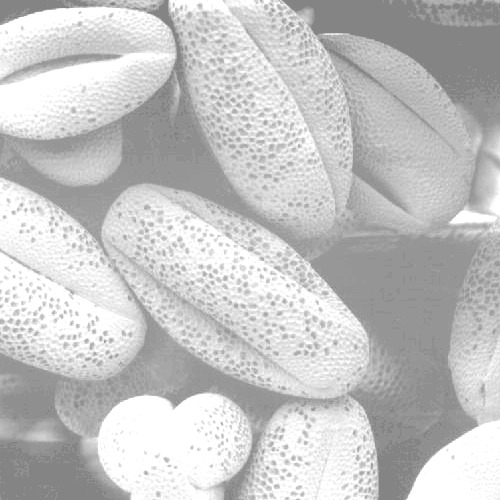
#> input picture Histogram/Images/seedsBright.tif, 500 x 500 px
$ jupyter execute HistogramEqualization.ipynb
#> lines starting #> are read from the running program, lines starting #| are printed output that depends on the picture
[cell 1]
import cv2
import matplotlib.pyplot as plt
import numpy as np

[cell 2]
#load the original image
original_image = cv2.imread('Images/seedsBright.tif', 0)
#> original_image is the input picture: shape (500, 500); min 132, max 255, mean 196.4
print(f"shpae of the image {original_image.shape}")
#| shpae of the image (500, 500)
plt.imshow(original_image, cmap='gray')
plt.title('orignial image')
plt.show()

[cell 3]
# Compute the histogram
histogram, bins = np.histogram(original_image.flatten(), bins=256, range=[0, 256])
#> histogram = 256 values, max 28659 at index 255, min 0 at index 0, mean 976.6; bins = 257 values from 0 to 256

# Create bar plot
plt.figure(figsize=(12, 5))
plt.bar(range(256), histogram, width=1.0, color='blue', alpha=0.7)

# Labels and Title
plt.xlabel("Pixel Intensity (0-255)")
plt.ylabel("Frequency")
plt.title("Bar Plot of Image Histogram")
plt.grid(axis="y", linestyle="--", alpha=0.5)

plt.show()
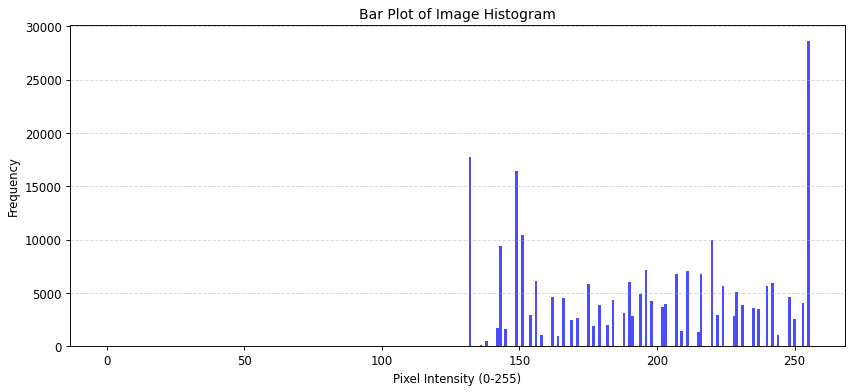
#> figure drawn by matplotlib, 1 panel; tallest bar 28659 high, from x = 254.5 to 255.5

[cell 4]
#calculating the histogram
def imhist(image):
    hist = np.zeros(256)
    for i in range(256):
        hist[i] = sum(sum(image==i))
    return hist

[cell 5]
#ploting histogram
x = np.arange(256)
original_image_hist = imhist(original_image)
#> after the loop in imhist, `for i in range(256):`: hist has the same summary as histogram outside imhist
#> original_image_hist has the same summary as histogram

plt.figure(figsize=(12,6))
plt.bar(x, original_image_hist, width=1.0, color='blue', alpha=0.7)

plt.xlabel("Pixel Intensity (0-255)")
plt.ylabel("Frequency")
plt.title("Bar Plot of Image Histogram")
plt.grid(axis="y", linestyle="--", alpha=0.5)  # Add grid for better visualization
plt.show()
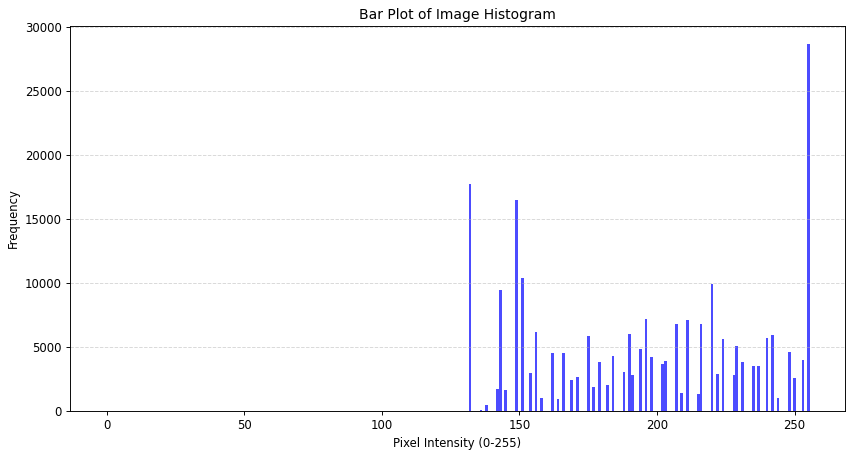
#> figure drawn by matplotlib, 1 panel; tallest bar 28659 high, from x = 254.5 to 255.5

[cell 6]
def compute_histogram(image):
    hist = [0]*256
    for row in image:
        for pixel in row:
            hist[pixel]+=1
    return hist

[cell 7]
def compute_pdf(histogram, total_pixels):
    pdf = [val/total_pixels for val in histogram]
    return pdf

[cell 8]
def compute_cdf(pdf):
    cdf = [0]*256
    cdf[0] = pdf[0]
    for i in range(1,256):
        cdf[i] = cdf[i-1] + pdf[i]
    return cdf

[cell 9]
def normalize_cdf(cdf):
    cdf_min = min([val for val in cdf if val>0])
    equalized_cdf = [((val-cdf_min)/(1-cdf_min))*255 for val in cdf]  # Normalize to 0-255
    return [int(round(val)) for val in equalized_cdf]

[cell 10]
def apply_histogram_equalization(image, equalized_cdf):
    equalized_image = np.zeros_like(image)
    for i in range(image.shape[0]):
        for j in range(image.shape[1]):
            equalized_image[i,j] = equalized_cdf[image[i,j]]
    return equalized_image

[cell 11]
histogram = compute_histogram(original_image)
#> after the loop in compute_histogram, `for row in image:`: hist has the same summary as histogram outside compute_histogram
pdf = compute_pdf(histogram, original_image.size)
#> in compute_pdf, `pdf = [val/total_pixels for val in histogram]`: pdf = 256 values, max 0.115 at index 255, min 0 at index 0, mean 0.00391
cdf = compute_cdf(pdf)
#> after the loop in compute_cdf, `for i in range(1,256):`: cdf = 256 values from 0 to 1
#> cdf = 256 values from 0 to 1
equalized_cdf = normalize_cdf(cdf)
#> in normalize_cdf, `cdf_min = min([val for val in cdf if val>0])`: cdf_min = 0.0709
#> in normalize_cdf, `equalized_cdf = [((val-cdf_min)/(1-cdf_min))*255 for val in cdf]`: equalized_cdf = 256 values from -19.45 to 255
#> equalized_cdf = 256 values from -19 to 255
equalized_image = apply_histogram_equalization(original_image, equalized_cdf)
#> after the loop in apply_histogram_equalization, `for i in range(image.shape[0]):`:
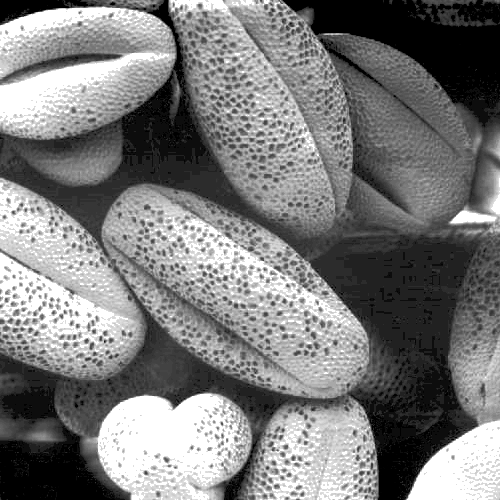
#> equalized_image: shape (500, 500); min 0, max 255, mean 123.2

[cell 12]
#display orignal an equalized image
plt.figure(figsize=(12,6))
plt.subplot(1,2,1)
plt.imshow(original_image, cmap='gray')
plt.title('Original Image')

plt.subplot(1,2,2)
plt.imshow(equalized_image, cmap='gray')
plt.title('Equalized Image')

plt.show()
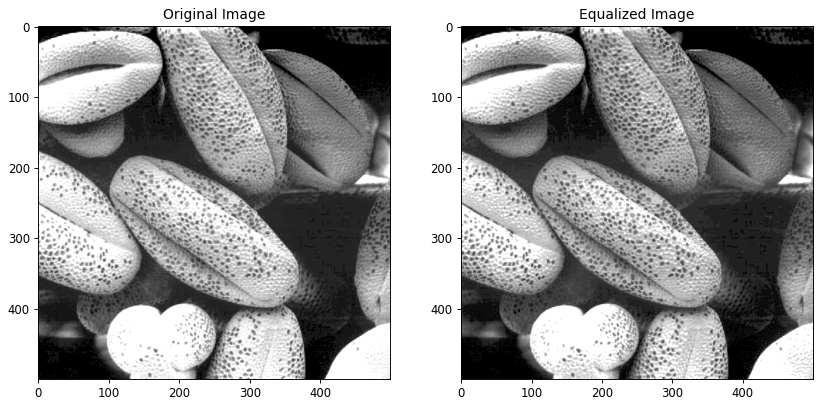
#> figure drawn by matplotlib, 2 panels

[cell 13]
plt.plot(cdf)
plt.title('transform function(cdf) without normalization')
plt.show()
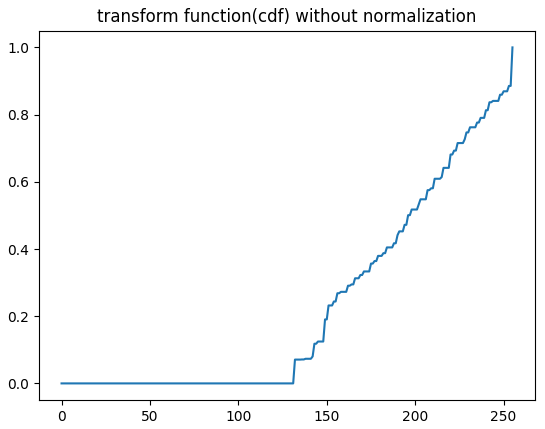
#> figure drawn by matplotlib, 1 panel; curve peaks at x = 255, y = 1

[cell 14]
plt.plot(equalized_cdf)
plt.title('transform function(cdf) with normalization')
plt.show()
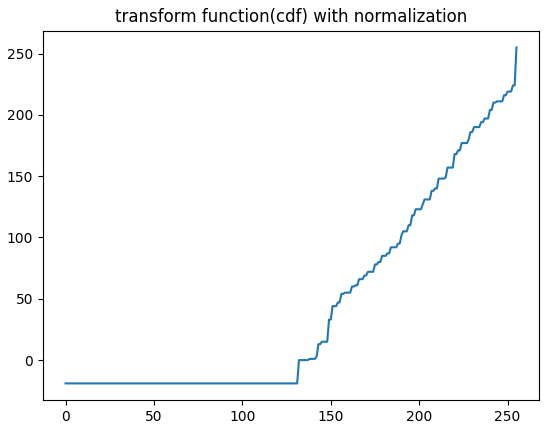
#> figure drawn by matplotlib, 1 panel; curve peaks at x = 255, y = 255

[cell 15]
#display the histogram comparsion
plt.figure(figsize=(12,5))
plt.subplot(1,2,1)
plt.bar(range(256), histogram, color='blue', alpha=0.7)
plt.title('Original Image Histogram')

plt.subplot(1,2,2)
equalized_hist = compute_histogram(equalized_image)
#> equalized_hist = 256 values, max 28659 at index 255, min 0 at index 2, mean 976.6
plt.bar(range(256), equalized_hist, color='red', alpha=0.7)
plt.title("Equalized image Histogram")

plt.show()
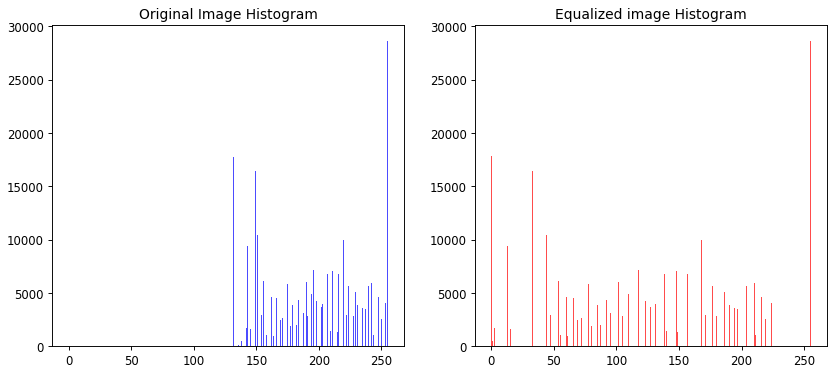
#> figure drawn by matplotlib, 2 panels; panel 1: tallest bar 28659 high, from x = 254.6 to 255.4; panel 2: tallest bar 28659 high, from x = 254.6 to 255.4

[cell 16]
equalized_image_built = cv2.equalizeHist(original_image)
equalized_image_built_hist = compute_histogram(equalized_image_built)
#> equalized_image_built_hist has the same summary as equalized_hist

plt.bar(range(256), equalized_image_built_hist, color='red', alpha=0.7)
plt.title('Histogram Equalization using  built-in funciton')
plt.show()
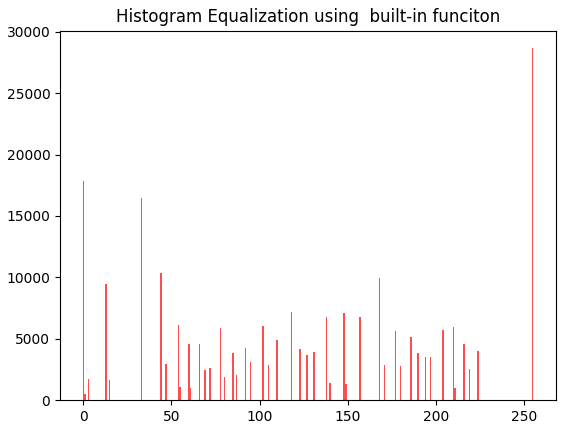
#> figure drawn by matplotlib, 1 panel; tallest bar 28659 high, from x = 254.6 to 255.4
